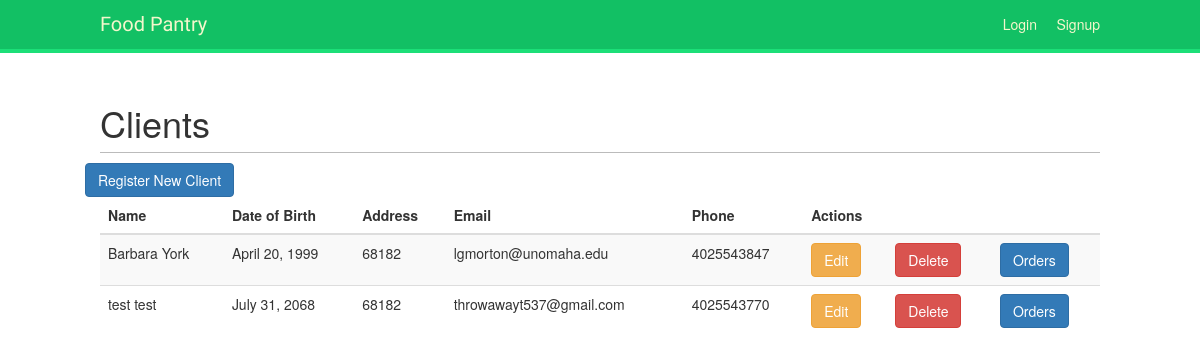
/account/client_list, run on the app's committed database.
### account/models.py (models this page shows, shortened)
class Client(models.Model):
    first_name = models.CharField(max_length=50, blank=False, null=False)
    last_name = models.CharField(max_length=50, blank=False, null=False)
    date_of_birth = models.DateField(blank=False, null=False)
    gender = models.CharField(max_length=20, blank=False, null=False)
    address = models.CharField(max_length=100, blank=False, null=False)
    city = models.CharField(max_length=50, blank=False, null=False)
    state = models.CharField(max_length=2, blank=False, null=False)
    zip = models.CharField(max_length=5, blank=False, null=False)
    email = models.EmailField()
    phone = models.CharField(max_length=10)
    referred_by = models.CharField(max_length=1000)
    reffered_to = models.CharField(max_length=1000)
    created_date = models.DateTimeField(default=timezone.now)

### account/views.py (the view)
# urls.py: path('client_list', views.client_list, name='client_list'),
def client_list(request):
    client = Client.objects.filter(created_date__lte=timezone.now())
    return render(request, 'crm/client_list.html', {'client': client})

### account/templates/crm/client_list.html (shortened to what this page needs)
{% extends "base.html" %}
{% block content %}
    <h1>Clients</h1>
     <div class="row">
         <a href="{% url 'client_new' %}"><span
                    class="btn btn-primary">Register New Client</span></a>
    </div>
    <table class="table table-striped">
        <thead>
            <tr>
                <th>Name</th>
                <th>Date of Birth</th>
                <th>Address</th>
                <th>Email</th>
                <th>Phone</th>
                <th colspan="3">Actions</th>
            </tr>
        </thead>
        <tbody>
        {% for client in client %}
            <tr>
                <td>{{ client.first_name }} {{ client.last_name }}</td>
                <td>{{ client.date_of_birth }}</td>
                <td>{{ client.zip }}</td>
                <td>{{ client.email }}</td>
                <td>{{ client.phone }}</td>
                <td><a href="{% url "client_edit" pk=client.pk %}" class="btn btn-warning">Edit</a></td>
                <td><a href="{% url "client_delete" pk=client.pk %}" onclick="return confirm('Are you sure you want to delete?')" class="btn btn-danger">Delete</a></td>
                <td><a href="" class="btn btn-primary">Orders</a></td>
            </tr>
        {% endfor %}
        </tbody>
    </table>
{% endblock %}

### account/templates/base.html (shortened to what this page needs)
{% load static %}
<!DOCTYPE html>
<html>
<head>
    <link href="{% static "css/base.css" %}" rel="stylesheet">
    <link rel="stylesheet" href="https://maxcdn.bootstrapcdn.com/bootstrap/3.4.1/css/bootstrap.min.css">
</head>
<body>
    <div id="header">
        <span class="logo">Food Pantry</span>
        <span class="user">
            {% if request.user.is_authenticated %}
                Hello {{ request.user.first_name }},
                <a href="{% url "logout" %}">Logout</a>
            {% else %}
                <a href="{% url "login" %}">Login</a> &nbsp&nbsp&nbsp
                <a href="{% url "register" %}">Signup</a>
            {% endif %}
        </span>
    </div>
    <div id="content">
        {% block content %}
        {% endblock %}
    </div>
</body>
</html>

### account/static/css/base.css (style rules this page uses)
body { margin:0; padding:0; font-family:helvetica, sans-serif; }
a { color:#12c064; text-decoration:none; }
h1, h2, h3, h4, h5 , h6 { font-family: 'Muli', sans-serif; font-weight:normal; }
h1 { border-bottom:1px solid #bbb; padding:0 0 10px 0; margin:10px 0 20px 0; }
#header { padding:10px 100px; font-size:14px; background:#12c064; color:#fff; border-bottom:4px solid #1cdf78; overflow:auto; }
#header .logo { font-family: 'Muli', sans-serif; float:left; color:#f3f7cc; font-size:20px; margin-right:10%; }
#header a { color:#f3f7cc; }
#header .user { float:right; padding-top:4px; }
#content { padding:30px 100px; }

### data on the page
Client: first_name "Barbara", last_name "York", date_of_birth "April 20, 1999", zip "68182", email "lgmorton@unomaha.edu", phone "4025543847"
Client: first_name "test", last_name "test", date_of_birth "July 31, 2068", zip "68182", email "throwawayt537@gmail.com", phone "4025543770"
